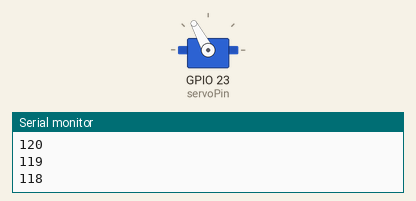
Recording of a sketch running on a simulated ESP32. Parts: servo, the last lines printed to the serial monitor.

Above: at 0.05 s.
At 1.15 s:
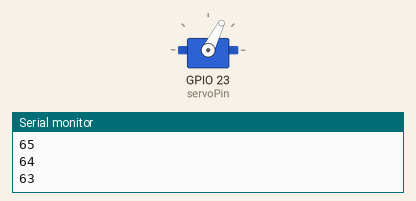
At 2.3 s:
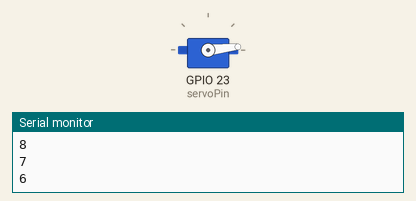
At 4.55 s:
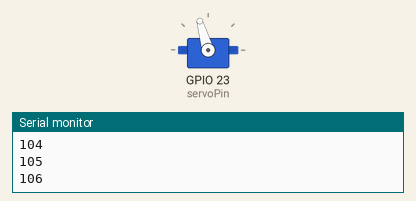
Timing chart, 0 to 6.3 s (numbered marks = the images above):
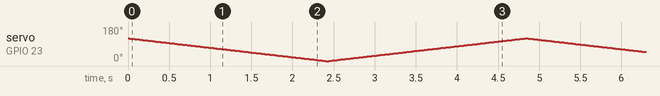

The sketch:

Servo_Test.ino
```cpp
#include <ESP32Servo.h>

static const int servoPin = 23;

Servo servo1;

void setup() {

  Serial.begin(115200);
  servo1.attach(servoPin);
}

void loop() {
   for(int posDegrees = 120; posDegrees >= 0; posDegrees--) {
    servo1.write(posDegrees);
    Serial.println(posDegrees);
    delay(20);
  }
  for(int posDegrees = 0; posDegrees <= 120; posDegrees++) {
    servo1.write(posDegrees);
    Serial.println(posDegrees);
    delay(20);
  }


}
```
